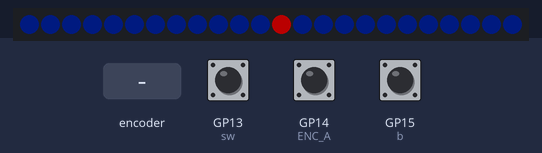
The program below on a simulated Raspberry Pi Pico running CircuitPython. Shown: 24 RGB LEDs in strip order, left to right. The inputs (shaded band) are chosen by the test bench; at power-on: GP13 (sw) HIGH, GP14 (ENC_A) HIGH, GP15 (b) HIGH. Dim RGB values are drawn brighter than linear; USB keyboard and mouse output is not drawn; what the program prints to the serial console is not drawn.

Above: at 1.8 s.
1.9 s: rotary encoder on GP14 (ENC_A) / GP15 (b) turned 3 steps (first pin leading)
At 2.94 s:
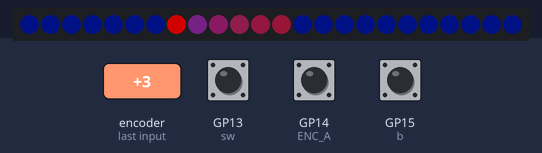
4.3 s: GP13 (sw) pulled LOW for 0.15 s
At 4.9 s:
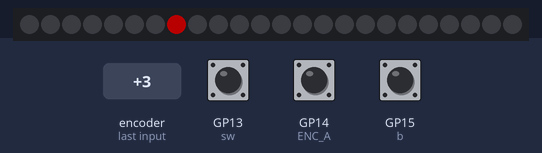
6.0 s: GP13 (sw) pulled LOW for 1 s
At 6.16 s:
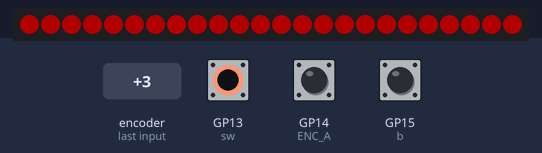
8.5 s: rotary encoder on GP14 (ENC_A) / GP15 (b) turned 1 step (first pin leading)
At 10.96 s:
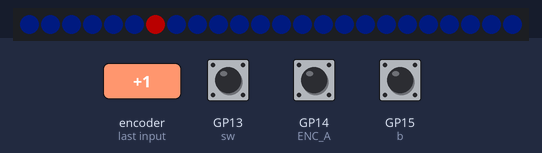
Timing chart, 0 to 11.2 s (numbered marks = the images above; inputs shaded):
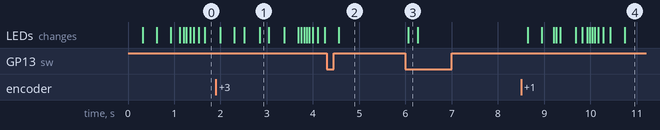

Measured:
- after the input at 1.9 s, the LEDs: first change after 0.09 s (image 1 shows a later state)
- after the input at 4.3 s, the LEDs: change after 0.26 s (image 2)
- after the input at 6.0 s, the LEDs: change after 0.06 s (image 3)
- after the input at 8.5 s, the LEDs: first change after 0.14 s (image 4 shows a later state)

The program:

copy.py
```python
import time
import board
import digitalio
import neopixel
import usb_hid

from adafruit_hid.consumer_control import ConsumerControl
from adafruit_hid.consumer_control_code import ConsumerControlCode

LED_PIN = board.GP16
NUM_LEDS = 24

ENCODER_DETENTS_PER_REV = 20
VOLUME_STEPS_TOTAL = 16
START_VOLUME_STEP = 8

SYNC_MAC_VOLUME_ON_BOOT = True

ENC_A = board.GP14
ENC_B = board.GP15
ENC_SW = board.GP13

BG = (0, 4, 18)
INDICATOR = (255, 0, 0)
TRAIL = (130, 12, 0)
MUTE_COLOUR = (255, 0, 0)

BRIGHTNESS_IDLE = 0.28
BRIGHTNESS_ACTIVE = 0.48

TRAIL_HOLD_TIME = 0.18
TRAIL_FADE_TIME = 0.45
GESTURE_TIMEOUT = 0.35
MUTE_FLASH_TIME = 0.25
BUTTON_DEBOUNCE_TIME = 0.25

ENCODER_STEPS_PER_CLICK = 4
DRAW_INTERVAL = 0.025

pixels = neopixel.NeoPixel(
    LED_PIN,
    NUM_LEDS,
    brightness=BRIGHTNESS_IDLE,
    auto_write=False
)

cc = ConsumerControl(usb_hid.devices)

a = digitalio.DigitalInOut(ENC_A)
a.direction = digitalio.Direction.INPUT
a.pull = digitalio.Pull.UP

b = digitalio.DigitalInOut(ENC_B)
b.direction = digitalio.Direction.INPUT
b.pull = digitalio.Pull.UP

sw = digitalio.DigitalInOut(ENC_SW)
sw.direction = digitalio.Direction.INPUT
sw.pull = digitalio.Pull.UP

volume_position = START_VOLUME_STEP
muted = False

gesture_active = False
gesture_start = 0
gesture_last_direction = 1

last_move_time = time.monotonic()
last_mute_flash_time = -10.0
last_button = sw.value
last_press_time = 0
last_draw_time = 0

last_enc_state = (int(a.value) << 1) | int(b.value)
encoder_accumulator = 0

encoder_table = [
    0, -1,  1,  0,
    1,  0,  0, -1,
   -1,  0,  0,  1,
    0,  1, -1,  0
]


def volume_to_detent(v):
    scaled = (v / VOLUME_STEPS_TOTAL) * (ENCODER_DETENTS_PER_REV - 1)
    return int(round(scaled))


def detent_to_led(detent):
    scaled = (detent / (ENCODER_DETENTS_PER_REV - 1)) * (NUM_LEDS - 1)
    return int(round(scaled))


def current_led():
    return detent_to_led(volume_to_detent(volume_position))


def fade(age, fade_time):
    if age >= fade_time:
        return 0.0
    if age <= 0:
        return 1.0
    return 1.0 - (age / fade_time)


def add_colour(base, add, amount):
    return (
        min(255, base[0] + int(add[0] * amount)),
        min(255, base[1] + int(add[1] * amount)),
        min(255, base[2] + int(add[2] * amount)),
    )


def blend_colour(base, target, amount):
    return (
        int(base[0] + (target[0] - base[0]) * amount),
        int(base[1] + (target[1] - base[1]) * amount),
        int(base[2] + (target[2] - base[2]) * amount),
    )


def trail_strength():
    age = time.monotonic() - last_move_time

    if age < TRAIL_HOLD_TIME:
        return 1.0

    return fade(age - TRAIL_HOLD_TIME, TRAIL_FADE_TIME)


def smooth_brightness():
    age = time.monotonic() - last_move_time

    if age < 0.8:
        target = BRIGHTNESS_ACTIVE
    else:
        target = BRIGHTNESS_IDLE

    pixels.brightness = pixels.brightness + ((target - pixels.brightness) * 0.08)


def draw_ring():
    global gesture_active

    smooth_brightness()

    now = time.monotonic()

    if gesture_active and now - last_move_time > GESTURE_TIMEOUT + TRAIL_FADE_TIME:
        gesture_active = False

    position = current_led()
    mute_flash_amount = fade(now - last_mute_flash_time, MUTE_FLASH_TIME)
    trail_amount = trail_strength()

    for i in range(NUM_LEDS):
        if muted:
            colour = (0, 0, 0)
        else:
            colour = BG

        if not muted and gesture_active and trail_amount > 0:
            if gesture_start <= position:
                on_path = gesture_start <= i <= position
                distance = i - gesture_start
                path_length = max(1, position - gesture_start)
            else:
                on_path = position <= i <= gesture_start
                distance = gesture_start - i
                path_length = max(1, gesture_start - position)

            if on_path:
                distance_strength = 1.0 - (distance / (path_length + 1))
                amount = trail_amount * distance_strength
                colour = add_colour(colour, TRAIL, amount)

        if i == position:
            colour = INDICATOR

        if mute_flash_amount > 0:
            colour = blend_colour(colour, MUTE_COLOUR, mute_flash_amount)

        pixels[i] = colour

    pixels.show()


def volume_up():
    cc.send(ConsumerControlCode.VOLUME_INCREMENT)


def volume_down():
    cc.send(ConsumerControlCode.VOLUME_DECREMENT)


def mute():
    cc.send(ConsumerControlCode.MUTE)


def sync_mac_volume():
    if not SYNC_MAC_VOLUME_ON_BOOT:
        return

    for _ in range(VOLUME_STEPS_TOTAL + 5):
        volume_down()
        time.sleep(0.01)

    for _ in range(START_VOLUME_STEP):
        volume_up()
        time.sleep(0.01)


def boot_animation():
    pixels.brightness = BRIGHTNESS_ACTIVE

    for s in range(VOLUME_STEPS_TOTAL + 1):
        led = detent_to_led(volume_to_detent(s))

        for j in range(NUM_LEDS):
            pixels[j] = BG

        pixels[led] = INDICATOR

        if led - 1 >= 0:
            pixels[led - 1] = add_colour(BG, TRAIL, 0.7)

        if led - 2 >= 0:
            pixels[led - 2] = add_colour(BG, TRAIL, 0.35)

        pixels.show()
        time.sleep(0.018)

    pixels.brightness = BRIGHTNESS_IDLE


def move(step):
    global volume_position, last_move_time
    global gesture_active, gesture_start, gesture_last_direction
    global muted

    now = time.monotonic()

    old_led = current_led()
    new_volume = volume_position + step

    if new_volume < 0:
        new_volume = 0

    if new_volume > VOLUME_STEPS_TOTAL:
        new_volume = VOLUME_STEPS_TOTAL

    if new_volume == volume_position:
        return

    volume_position = new_volume
    new_led = current_led()

    if (not gesture_active) or (now - last_move_time > GESTURE_TIMEOUT) or (step != gesture_last_direction):
        gesture_start = old_led
        gesture_last_direction = step
        gesture_active = True

    last_move_time = now

    if muted:
        muted = False

    if step > 0:
        volume_up()
    else:
        volume_down()


def read_encoder():
    global last_enc_state, encoder_accumulator

    enc_state = (int(a.value) << 1) | int(b.value)
    index = (last_enc_state << 2) | enc_state
    movement = encoder_table[index]

    if movement != 0:
        encoder_accumulator += movement

        while encoder_accumulator >= ENCODER_STEPS_PER_CLICK:
            move(-1)
            encoder_accumulator -= ENCODER_STEPS_PER_CLICK

        while encoder_accumulator <= -ENCODER_STEPS_PER_CLICK:
            move(1)
            encoder_accumulator += ENCODER_STEPS_PER_CLICK

    last_enc_state = enc_state


def read_button():
    global last_button, last_press_time, last_mute_flash_time, muted

    button = sw.value
    now = time.monotonic()

    if last_button and not button:
        if now - last_press_time > BUTTON_DEBOUNCE_TIME:
            muted = not muted
            mute()
            last_mute_flash_time = now
            last_press_time = now

    last_button = button


print("BIG KNOB STANDARD v1.7")
print("No wraparound at min/max. Mute background off.")

sync_mac_volume()
boot_animation()
draw_ring()

while True:
    read_encoder()
    read_button()

    now = time.monotonic()

    if now - last_draw_time > DRAW_INTERVAL:
        draw_ring()
        last_draw_time = now
```
